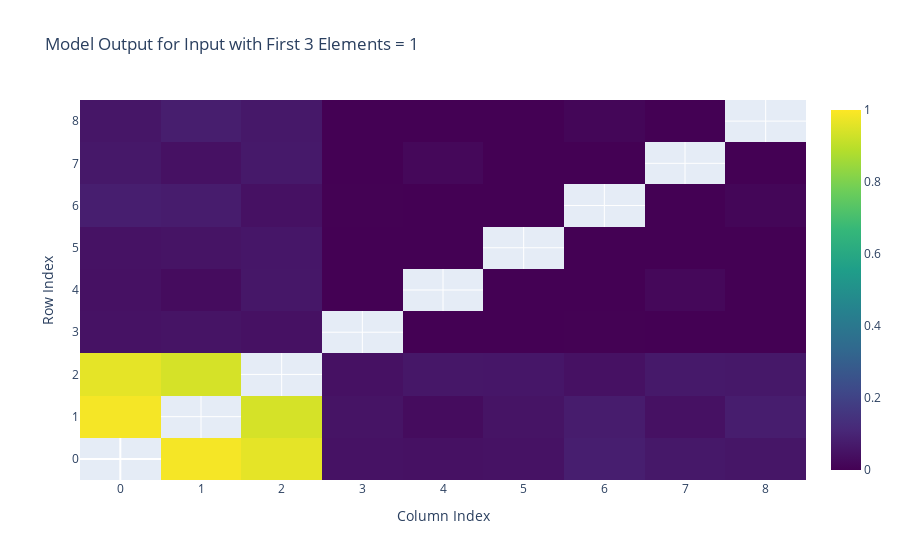

Here is the notebook cell this chart was saved with:
### Markdown cell above
# Plotting Code

### Code cell
def plot_output(model):
    """Draws a cropped picture of the output of the model."""
    with torch.no_grad():
        test_input = first_inputs()
        test_output = model(test_input)
    s2 = s * 3
    test_output_mini = test_output[0].reshape(m, m)[:s2, :s2]
    test_output_mini[range(s2), range(s2)] = float('nan')
    # Visualize the test output as a heatmap, with values normalized between 0 and 1
    plt.figure(figsize=(10, 10))
    plt.imshow(test_output_mini.cpu().numpy(), cmap='viridis')
    plt.clim(0, 1)
    plt.colorbar()
    plt.title(f'Model Output for Input with First {s} Elements = 1')
    plt.xlabel('Column Index')
    plt.ylabel('Row Index')
    plt.show()


def plot_output_plotly(model):
    """Draws a cropped picture of the output of the model using plotly."""
    with torch.no_grad():
        test_input = first_inputs()
        test_output = model(test_input)
    s2 = s * 3
    test_output_mini = test_output[0].reshape(m, m)[:s2, :s2]
    test_output_mini[range(s2), range(s2)] = float('nan')
    # Visualize the test output as a heatmap, with values normalized between 0 and 1
    fig = go.Figure(data=go.Heatmap(
        z=test_output_mini.cpu().numpy(),
        colorscale='viridis',
        zmin=0,
        zmax=1
    ))
    fig.update_layout(
        title=f'Model Output for Input with First {s} Elements = 1',
        xaxis_title='Column Index',
        yaxis_title='Row Index'
    )
    fig.show()

plot_output_plotly(model)

### Figure 1 — Plotly figure (JSON) as saved in the notebook; plotly's stock layout.template omitted (floating-point values rounded to 4 significant figures)
{"data": [{"colorscale": [[0, "#440154"], [0.1111, "#482878"], [0.2222, "#3e4989"], [0.3333, "#31688e"], [0.4444, "#26828e"], [0.5556, "#1f9e89"], [0.6667, "#35b779"], [0.7778, "#6ece58"], [0.8889, "#b5de2b"], [1, "#fde725"]], "type": "heatmap", "z": [[NaN, 0.9882, 0.963, 0.04967, 0.04686, 0.04964, 0.08234, 0.06614, 0.0588], [0.988, NaN, 0.9388, 0.0529, 0.03049, 0.05341, 0.07624, 0.04493, 0.08093], [0.9631, 0.9389, NaN, 0.04606, 0.0626, 0.06104, 0.04621, 0.06816, 0.06622], [0.04967, 0.05294, 0.04608, NaN, -0.003537, -0.02953, 0.001439, -9.583e-05, -0.0162], [0.0469, 0.03047, 0.06266, -0.003534, NaN, -0.002163, -0.0122, 0.01947, 0.0001428], [0.04954, 0.0534, 0.0611, -0.02949, -0.002154, NaN, -0.01115, -0.01836, -0.04136], [0.08234, 0.07634, 0.04612, 0.001476, -0.0122, -0.01116, NaN, -0.02412, 0.01367], [0.06621, 0.04489, 0.06811, -0.0001037, 0.01948, -0.0184, -0.02422, NaN, -0.01093], [0.05879, 0.08128, 0.06618, -0.01623, 0.0002725, -0.04138, 0.0137, -0.01093, NaN]], "zmax": 1, "zmin": 0}], "layout": {"title": {"text": "Model Output for Input with First 3 Elements = 1"}, "xaxis": {"title": {"text": "Column Index"}}, "yaxis": {"title": {"text": "Row Index"}}}}
